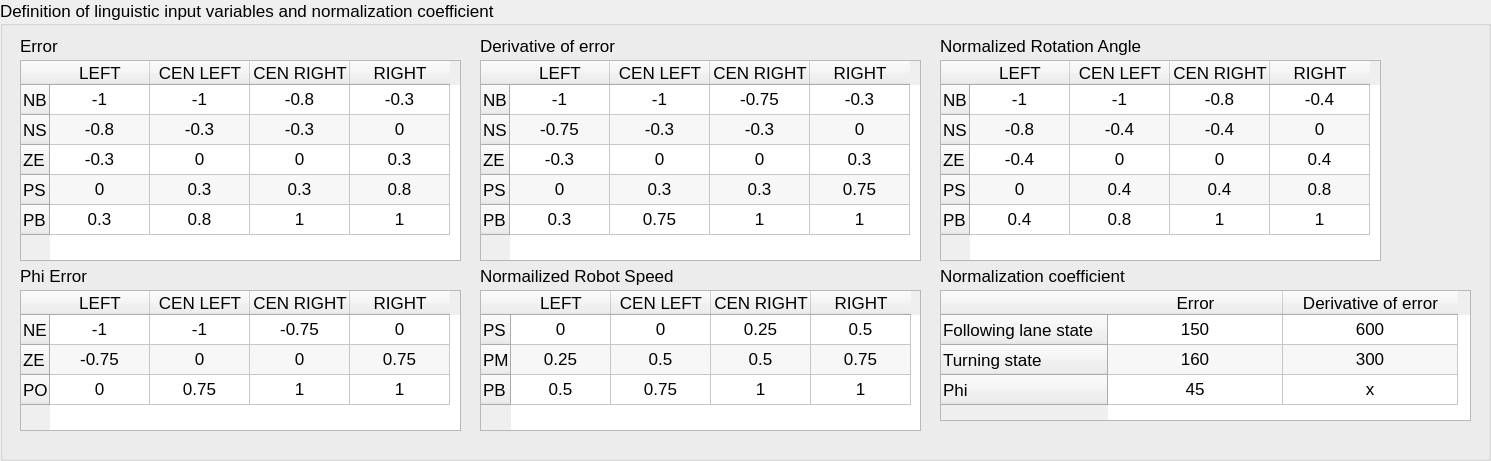
     <widget class="QGroupBox" name="group_def_input">
      <property name="geometry">
       <rect>
        <x>20</x>
        <y>10</y>
        <width>1491</width>
        <height>461</height>
       </rect>
      </property>
      <property name="font">
       <font>
        <pointsize>13</pointsize>
       </font>
      </property>
      <property name="title">
       <string>Definition of linguistic input variables and normalization coefficient</string>
      </property>
      <widget class="QTableWidget" name="table_def_in_error">
       <property name="geometry">
        <rect>
         <x>20</x>
         <y>60</y>
         <width>441</width>
         <height>201</height>
        </rect>
       </property>
       <property name="alternatingRowColors">
        <bool>true</bool>
       </property>
       <attribute name="horizontalHeaderDefaultSectionSize">
        <number>100</number>
       </attribute>
       <row>
        <property name="text">
         <string>NB</string>
        </property>
       </row>
       <row>
        <property name="text">
         <string>NS</string>
        </property>
       </row>
       <row>
        <property name="text">
         <string>ZE</string>
        </property>
       </row>
       <row>
        <property name="text">
         <string>PS</string>
        </property>
       </row>
       <row>
        <property name="text">
         <string>PB</string>
        </property>
       </row>
       <column>
        <property name="text">
         <string>LEFT</string>
        </property>
       </column>
       <column>
        <property name="text">
         <string>CEN LEFT</string>
        </property>
       </column>
       <column>
        <property name="text">
         <string>CEN RIGHT</string>
        </property>
       </column>
       <column>
        <property name="text">
         <string>RIGHT</string>
        </property>
       </column>
       <item row="0" column="0">
        <property name="text">
         <string>-1</string>
        </property>
        <property name="textAlignment">
         <set>AlignCenter</set>
        </property>
       </item>
       <item row="0" column="1">
        <property name="text">
         <string>-1</string>
        </property>
        <property name="textAlignment">
         <set>AlignCenter</set>
        </property>
       </item>
       <item row="0" column="2">
        <property name="text">
         <string>-0.8</string>
        </property>
        <property name="textAlignment">
         <set>AlignCenter</set>
        </property>
       </item>
       <item row="0" column="3">
        <property name="text">
         <string>-0.3</string>
        </property>
        <property name="textAlignment">
         <set>AlignCenter</set>
        </property>
       </item>
       <item row="1" column="0">
        <property name="text">
         <string>-0.8</string>
        </property>
        <property name="textAlignment">
         <set>AlignCenter</set>
        </property>
       </item>
       <item row="1" column="1">
        <property name="text">
         <string>-0.3</string>
        </property>
        <property name="textAlignment">
         <set>AlignCenter</set>
        </property>
       </item>
       <item row="1" column="2">
        <property name="text">
         <string>-0.3</string>
        </property>
        <property name="textAlignment">
         <set>AlignCenter</set>
        </property>
       </item>
       <item row="1" column="3">
        <property name="text">
         <string>0</string>
        </property>
        <property name="textAlignment">
         <set>AlignCenter</set>
        </property>
       </item>
       <item row="2" column="0">
        <property name="text">
         <string>-0.3</string>
        </property>
        <property name="textAlignment">
         <set>AlignCenter</set>
        </property>
       </item>
       <item row="2" column="1">
        <property name="text">
         <string>0</string>
        </property>
        <property name="textAlignment">
         <set>AlignCenter</set>
        </property>
       </item>
       <item row="2" column="2">
        <property name="text">
         <string>0</string>
        </property>
        <property name="textAlignment">
         <set>AlignCenter</set>
        </property>
       </item>
       <item row="2" column="3">
        <property name="text">
         <string>0.3</string>
        </property>
        <property name="textAlignment">
         <set>AlignCenter</set>
        </property>
       </item>
       <item row="3" column="0">
        <property name="text">
         <string>0</string>
        </property>
        <property name="textAlignment">
         <set>AlignCenter</set>
        </property>
       </item>
       <item row="3" column="1">
        <property name="text">
         <string>0.3</string>
        </property>
        <property name="textAlignment">
         <set>AlignCenter</set>
        </property>
       </item>
       <item row="3" column="2">
        <property name="text">
         <string>0.3</string>
        </property>
        <property name="textAlignment">
         <set>AlignCenter</set>
        </property>
       </item>
       <item row="3" column="3">
        <property name="text">
         <string>0.8</string>
        </property>
        <property name="textAlignment">
         <set>AlignCenter</set>
        </property>
       </item>
       <item row="4" column="0">
        <property name="text">
         <string>0.3</string>
        </property>
        <property name="textAlignment">
         <set>AlignCenter</set>
        </property>
       </item>
       <item row="4" column="1">
        <property name="text">
         <string>0.8</string>
        </property>
        <property name="textAlignment">
         <set>AlignCenter</set>
        </property>
       </item>
       <item row="4" column="2">
        <property name="text">
         <string>1</string>
        </property>
        <property name="textAlignment">
         <set>AlignCenter</set>
        </property>
       </item>
       <item row="4" column="3">
        <property name="text">
         <string>1</string>
        </property>
        <property name="textAlignment">
         <set>AlignCenter</set>
        </property>
       </item>
      </widget>
      <widget class="QTableWidget" name="table_def_in_speed">
       <property name="geometry">
        <rect>
         <x>480</x>
         <y>290</y>
         <width>441</width>
         <height>141</height>
        </rect>
       </property>
       <property name="alternatingRowColors">
        <bool>true</bool>
       </property>
       <attribute name="horizontalHeaderDefaultSectionSize">
        <number>100</number>
       </attribute>
       <row>
        <property name="text">
         <string>PS</string>
        </property>
       </row>
       <row>
        <property name="text">
         <string>PM</string>
        </property>
       </row>
       <row>
        <property name="text">
         <string>PB</string>
        </property>
       </row>
       <column>
        <property name="text">
         <string>LEFT</string>
        </property>
       </column>
       <column>
        <property name="text">
         <string>CEN LEFT</string>
        </property>
       </column>
       <column>
        <property name="text">
         <string>CEN RIGHT</string>
        </property>
       </column>
       <column>
        <property name="text">
         <string>RIGHT</string>
        </property>
       </column>
       <item row="0" column="0">
        <property name="text">
         <string>0</string>
        </property>
        <property name="textAlignment">
         <set>AlignCenter</set>
        </property>
       </item>
       <item row="0" column="1">
        <property name="text">
         <string>0</string>
        </property>
        <property name="textAlignment">
         <set>AlignCenter</set>
        </property>
       </item>
       <item row="0" column="2">
        <property name="text">
         <string>0.25</string>
        </property>
        <property name="textAlignment">
         <set>AlignCenter</set>
        </property>
       </item>
       <item row="0" column="3">
        <property name="text">
         <string>0.5</string>
        </property>
        <property name="textAlignment">
         <set>AlignCenter</set>
        </property>
       </item>
       <item row="1" column="0">
        <property name="text">
         <string>0.25</string>
        </property>
        <property name="textAlignment">
         <set>AlignCenter</set>
        </property>
       </item>
       <item row="1" column="1">
        <property name="text">
         <string>0.5</string>
        </property>
        <property name="textAlignment">
         <set>AlignCenter</set>
        </property>
       </item>
       <item row="1" column="2">
        <property name="text">
         <string>0.5</string>
        </property>
        <property name="textAlignment">
         <set>AlignCenter</set>
        </property>
       </item>
       <item row="1" column="3">
        <property name="text">
         <string>0.75</string>
        </property>
        <property name="textAlignment">
         <set>AlignCenter</set>
        </property>
       </item>
       <item row="2" column="0">
        <property name="text">
         <string>0.5</string>
        </property>
        <property name="textAlignment">
         <set>AlignCenter</set>
        </property>
       </item>
       <item row="2" column="1">
        <property name="text">
         <string>0.75</string>
        </property>
        <property name="textAlignment">
         <set>AlignCenter</set>
        </property>
       </item>
       <item row="2" column="2">
        <property name="text">
         <string>1</string>
        </property>
        <property name="textAlignment">
         <set>AlignCenter</set>
        </property>
       </item>
       <item row="2" column="3">
        <property name="text">
         <string>1</string>
        </property>
        <property name="textAlignment">
         <set>AlignCenter</set>
        </property>
       </item>
      </widget>
      <widget class="QLabel" name="label_in_error">
       <property name="geometry">
        <rect>
         <x>20</x>
         <y>35</y>
         <width>131</width>
         <height>21</height>
        </rect>
       </property>
       <property name="text">
        <string>Error</string>
       </property>
      </widget>
      <widget class="QLabel" name="label_in_derivative_error">
       <property name="geometry">
        <rect>
         <x>480</x>
         <y>35</y>
         <width>151</width>
         <height>21</height>
        </rect>
       </property>
       <property name="text">
        <string>Derivative of error</string>
       </property>
      </widget>
      <widget class="QLabel" name="label_in_rotation_angle">
       <property name="geometry">
        <rect>
         <x>940</x>
         <y>30</y>
         <width>221</width>
         <height>31</height>
        </rect>
       </property>
       <property name="text">
        <string>Normalized Rotation Angle</string>
       </property>
      </widget>
      <widget class="QLabel" name="label_in_speed">
       <property name="geometry">
        <rect>
         <x>480</x>
         <y>260</y>
         <width>211</width>
         <height>31</height>
        </rect>
       </property>
       <property name="text">
        <string>Normailized Robot Speed</string>
       </property>
      </widget>
      <widget class="QTableWidget" name="table_def_in_derivative_error">
       <property name="geometry">
        <rect>
         <x>480</x>
         <y>60</y>
         <width>441</width>
         <height>201</height>
        </rect>
       </property>
       <property name="alternatingRowColors">
        <bool>true</bool>
       </property>
       <attribute name="horizontalHeaderDefaultSectionSize">
        <number>100</number>
       </attribute>
       <row>
        <property name="text">
         <string>NB</string>
        </property>
       </row>
       <row>
        <property name="text">
         <string>NS</string>
        </property>
       </row>
       <row>
        <property name="text">
         <string>ZE</string>
        </property>
       </row>
       <row>
        <property name="text">
         <string>PS</string>
        </property>
       </row>
       <row>
        <property name="text">
         <string>PB</string>
        </property>
       </row>
       <column>
        <property name="text">
         <string>LEFT</string>
        </property>
       </column>
       <column>
        <property name="text">
         <string>CEN LEFT</string>
        </property>
       </column>
       <column>
        <property name="text">
         <string>CEN RIGHT</string>
        </property>
       </column>
       <column>
        <property name="text">
         <string>RIGHT</string>
        </property>
       </column>
       <item row="0" column="0">
        <property name="text">
         <string>-1</string>
        </property>
        <property name="textAlignment">
         <set>AlignCenter</set>
        </property>
       </item>
       <item row="0" column="1">
        <property name="text">
         <string>-1</string>
        </property>
        <property name="textAlignment">
         <set>AlignCenter</set>
        </property>
       </item>
       <item row="0" column="2">
        <property name="text">
         <string>-0.75</string>
        </property>
        <property name="textAlignment">
         <set>AlignCenter</set>
        </property>
       </item>
       <item row="0" column="3">
        <property name="text">
         <string>-0.3</string>
        </property>
        <property name="textAlignment">
         <set>AlignCenter</set>
        </property>
       </item>
       <item row="1" column="0">
        <property name="text">
         <string>-0.75</string>
        </property>
        <property name="textAlignment">
         <set>AlignCenter</set>
        </property>
       </item>
       <item row="1" column="1">
        <property name="text">
         <string>-0.3</string>
        </property>
        <property name="textAlignment">
         <set>AlignCenter</set>
        </property>
       </item>
       <item row="1" column="2">
        <property name="text">
         <string>-0.3</string>
        </property>
        <property name="textAlignment">
         <set>AlignCenter</set>
        </property>
       </item>
       <item row="1" column="3">
        <property name="text">
         <string>0</string>
        </property>
        <property name="textAlignment">
         <set>AlignCenter</set>
        </property>
       </item>
       <item row="2" column="0">
        <property name="text">
         <string>-0.3</string>
        </property>
        <property name="textAlignment">
         <set>AlignCenter</set>
        </property>
       </item>
       <item row="2" column="1">
        <property name="text">
         <string>0</string>
        </property>
        <property name="textAlignment">
         <set>AlignCenter</set>
        </property>
       </item>
       <item row="2" column="2">
        <property name="text">
         <string>0</string>
        </property>
        <property name="textAlignment">
         <set>AlignCenter</set>
        </property>
       </item>
       <item row="2" column="3">
        <property name="text">
         <string>0.3</string>
        </property>
        <property name="textAlignment">
         <set>AlignCenter</set>
        </property>
       </item>
       <item row="3" column="0">
        <property name="text">
         <string>0</string>
        </property>
        <property name="textAlignment">
         <set>AlignCenter</set>
        </property>
       </item>
       <item row="3" column="1">
        <property name="text">
         <string>0.3</string>
        </property>
        <property name="textAlignment">
         <set>AlignCenter</set>
        </property>
       </item>
       <item row="3" column="2">
        <property name="text">
         <string>0.3</string>
        </property>
        <property name="textAlignment">
         <set>AlignCenter</set>
        </property>
       </item>
       <item row="3" column="3">
        <property name="text">
         <string>0.75</string>
        </property>
        <property name="textAlignment">
         <set>AlignCenter</set>
        </property>
       </item>
       <item row="4" column="0">
        <property name="text">
         <string>0.3</string>
        </property>
        <property name="textAlignment">
         <set>AlignCenter</set>
        </property>
       </item>
       <item row="4" column="1">
        <property name="text">
         <string>0.75</string>
        </property>
        <property name="textAlignment">
         <set>AlignCenter</set>
        </property>
       </item>
       <item row="4" column="2">
        <property name="text">
         <string>1</string>
        </property>
        <property name="textAlignment">
         <set>AlignCenter</set>
        </property>
       </item>
       <item row="4" column="3">
        <property name="text">
         <string>1</string>
        </property>
        <property name="textAlignment">
         <set>AlignCenter</set>
        </property>
       </item>
      </widget>
      <widget class="QTableWidget" name="table_def_in_rotation_angle">
       <property name="geometry">
        <rect>
         <x>940</x>
         <y>60</y>
         <width>441</width>
         <height>201</height>
        </rect>
       </property>
       <property name="alternatingRowColors">
        <bool>true</bool>
       </property>
       <attribute name="horizontalHeaderDefaultSectionSize">
        <number>100</number>
       </attribute>
       <row>
        <property name="text">
         <string>NB</string>
        </property>
       </row>
       <row>
        <property name="text">
         <string>NS</string>
        </property>
       </row>
       <row>
        <property name="text">
         <string>ZE</string>
        </property>
       </row>
       <row>
        <property name="text">
         <string>PS</string>
        </property>
       </row>
       <row>
        <property name="text">
         <string>PB</string>
        </property>
       </row>
       <column>
        <property name="text">
         <string>LEFT</string>
        </property>
       </column>
       <column>
        <property name="text">
         <string>CEN LEFT</string>
        </property>
       </column>
       <column>
        <property name="text">
         <string>CEN RIGHT</string>
        </property>
       </column>
       <column>
        <property name="text">
         <string>RIGHT</string>
        </property>
       </column>
       <item row="0" column="0">
        <property name="text">
         <string>-1</string>
        </property>
        <property name="textAlignment">
         <set>AlignCenter</set>
        </property>
       </item>
       <item row="0" column="1">
        <property name="text">
         <string>-1</string>
        </property>
        <property name="textAlignment">
         <set>AlignCenter</set>
        </property>
       </item>
       <item row="0" column="2">
        <property name="text">
         <string>-0.8</string>
        </property>
        <property name="textAlignment">
         <set>AlignCenter</set>
        </property>
       </item>
       <item row="0" column="3">
        <property name="text">
         <string>-0.4</string>
        </property>
        <property name="textAlignment">
         <set>AlignCenter</set>
        </property>
       </item>
       <item row="1" column="0">
        <property name="text">
         <string>-0.8</string>
        </property>
        <property name="textAlignment">
         <set>AlignCenter</set>
        </property>
       </item>
       <item row="1" column="1">
        <property name="text">
         <string>-0.4</string>
        </property>
        <property name="textAlignment">
         <set>AlignCenter</set>
        </property>
       </item>
       <item row="1" column="2">
        <property name="text">
         <string>-0.4</string>
        </property>
        <property name="textAlignment">
         <set>AlignCenter</set>
        </property>
       </item>
       <item row="1" column="3">
        <property name="text">
         <string>0</string>
        </property>
        <property name="textAlignment">
         <set>AlignCenter</set>
        </property>
       </item>
       <item row="2" column="0">
        <property name="text">
         <string>-0.4</string>
        </property>
        <property name="textAlignment">
         <set>AlignCenter</set>
        </property>
       </item>
       <item row="2" column="1">
        <property name="text">
         <string>0</string>
        </property>
        <property name="textAlignment">
         <set>AlignCenter</set>
        </property>
       </item>
       <item row="2" column="2">
        <property name="text">
         <string>0</string>
        </property>
        <property name="textAlignment">
         <set>AlignCenter</set>
        </property>
       </item>
       <item row="2" column="3">
        <property name="text">
         <string>0.4</string>
        </property>
        <property name="textAlignment">
         <set>AlignCenter</set>
        </property>
       </item>
       <item row="3" column="0">
        <property name="text">
         <string>0</string>
        </property>
        <property name="textAlignment">
         <set>AlignCenter</set>
        </property>
       </item>
       <item row="3" column="1">
        <property name="text">
         <string>0.4</string>
        </property>
        <property name="textAlignment">
         <set>AlignCenter</set>
        </property>
       </item>
       <item row="3" column="2">
        <property name="text">
         <string>0.4</string>
        </property>
        <property name="textAlignment">
         <set>AlignCenter</set>
        </property>
       </item>
       <item row="3" column="3">
        <property name="text">
         <string>0.8</string>
        </property>
        <property name="textAlignment">
         <set>AlignCenter</set>
        </property>
       </item>
       <item row="4" column="0">
        <property name="text">
         <string>0.4</string>
        </property>
        <property name="textAlignment">
         <set>AlignCenter</set>
        </property>
       </item>
       <item row="4" column="1">
        <property name="text">
         <string>0.8</string>
        </property>
        <property name="textAlignment">
         <set>AlignCenter</set>
        </property>
       </item>
       <item row="4" column="2">
        <property name="text">
         <string>1</string>
        </property>
        <property name="textAlignment">
         <set>AlignCenter</set>
        </property>
       </item>
       <item row="4" column="3">
        <property name="text">
         <string>1</string>
        </property>
        <property name="textAlignment">
         <set>AlignCenter</set>
        </property>
       </item>
      </widget>
      <widget class="QLabel" name="label_in_phi">
       <property name="geometry">
        <rect>
         <x>20</x>
         <y>265</y>
         <width>131</width>
         <height>21</height>
        </rect>
       </property>
       <property name="text">
        <string>Phi Error</string>
       </property>
      </widget>
      <widget class="QTableWidget" name="table_def_in_phi">
       <property name="geometry">
        <rect>
         <x>20</x>
         <y>290</y>
         <width>441</width>
         <height>141</height>
        </rect>
       </property>
       <property name="alternatingRowColors">
        <bool>true</bool>
       </property>
       <attribute name="horizontalHeaderDefaultSectionSize">
        <number>100</number>
       </attribute>
       <row>
        <property name="text">
         <string>NE</string>
        </property>
       </row>
       <row>
        <property name="text">
         <string>ZE</string>
        </property>
       </row>
       <row>
        <property name="text">
         <string>PO</string>
        </property>
       </row>
       <column>
        <property name="text">
         <string>LEFT</string>
        </property>
       </column>
       <column>
        <property name="text">
         <string>CEN LEFT</string>
        </property>
       </column>
       <column>
        <property name="text">
         <string>CEN RIGHT</string>
        </property>
       </column>
       <column>
        <property name="text">
         <string>RIGHT</string>
        </property>
       </column>
       <item row="0" column="0">
        <property name="text">
         <string>-1</string>
        </property>
        <property name="textAlignment">
         <set>AlignCenter</set>
        </property>
       </item>
       <item row="0" column="1">
        <property name="text">
         <string>-1</string>
        </property>
        <property name="textAlignment">
         <set>AlignCenter</set>
        </property>
       </item>
       <item row="0" column="2">
        <property name="text">
         <string>-0.75</string>
        </property>
        <property name="textAlignment">
         <set>AlignCenter</set>
        </property>
       </item>
       <item row="0" column="3">
        <property name="text">
         <string>0</string>
        </property>
        <property name="textAlignment">
         <set>AlignCenter</set>
        </property>
       </item>
       <item row="1" column="0">
        <property name="text">
         <string>-0.75</string>
        </property>
        <property name="textAlignment">
         <set>AlignCenter</set>
        </property>
       </item>
       <item row="1" column="1">
        <property name="text">
         <string>0</string>
        </property>
        <property name="textAlignment">
         <set>AlignCenter</set>
        </property>
       </item>
       <item row="1" column="2">
        <property name="text">
         <string>0</string>
        </property>
        <property name="textAlignment">
         <set>AlignCenter</set>
        </property>
       </item>
       <item row="1" column="3">
        <property name="text">
         <string>0.75</string>
        </property>
        <property name="textAlignment">
         <set>AlignCenter</set>
        </property>
       </item>
       <item row="2" column="0">
        <property name="text">
         <string>0</string>
        </property>
        <property name="textAlignment">
         <set>AlignCenter</set>
        </property>
       </item>
       <item row="2" column="1">
        <property name="text">
         <string>0.75</string>
        </property>
        <property name="textAlignment">
         <set>AlignCenter</set>
        </property>
       </item>
       <item row="2" column="2">
        <property name="text">
         <string>1</string>
        </property>
        <property name="textAlignment">
         <set>AlignCenter</set>
        </property>
       </item>
       <item row="2" column="3">
        <property name="text">
         <string>1</string>
        </property>
        <property name="textAlignment">
         <set>AlignCenter</set>
        </property>
       </item>
      </widget>
      <widget class="QLabel" name="label_nor_coef">
       <property name="geometry">
        <rect>
         <x>940</x>
         <y>260</y>
         <width>221</width>
         <height>31</height>
        </rect>
       </property>
       <property name="text">
        <string>Normalization coefficient</string>
       </property>
      </widget>
      <widget class="QTableWidget" name="table_def_nor_coef">
       <property name="geometry">
        <rect>
         <x>940</x>
         <y>290</y>
         <width>531</width>
         <height>131</height>
        </rect>
       </property>
       <property name="alternatingRowColors">
        <bool>true</bool>
       </property>
       <attribute name="horizontalHeaderDefaultSectionSize">
        <number>175</number>
       </attribute>
       <row>
        <property name="text">
         <string>Following lane state</string>
        </property>
       </row>
       <row>
        <property name="text">
         <string>Turning state</string>
        </property>
       </row>
       <row>
        <property name="text">
         <string>Phi</string>
        </property>
       </row>
       <column>
        <property name="text">
         <string>Error</string>
        </property>
       </column>
       <column>
        <property name="text">
         <string>Derivative of error</string>
        </property>
       </column>
       <item row="0" column="0">
        <property name="text">
         <string>150</string>
        </property>
        <property name="textAlignment">
         <set>AlignCenter</set>
        </property>
       </item>
       <item row="0" column="1">
        <property name="text">
         <string>600</string>
        </property>
        <property name="textAlignment">
         <set>AlignCenter</set>
        </property>
       </item>
       <item row="1" column="0">
        <property name="text">
         <string>160</string>
        </property>
        <property name="textAlignment">
         <set>AlignCenter</set>
        </property>
       </item>
       <item row="1" column="1">
        <property name="text">
         <string>300</string>
        </property>
        <property name="textAlignment">
         <set>AlignCenter</set>
        </property>
       </item>
       <item row="2" column="0">
        <property name="text">
         <string>45</string>
        </property>
        <property name="textAlignment">
         <set>AlignCenter</set>
        </property>
       </item>
       <item row="2" column="1">
        <property name="text">
         <string>x</string>
        </property>
        <property name="textAlignment">
         <set>AlignCenter</set>
        </property>
       </item>
      </widget>
     </widget>
